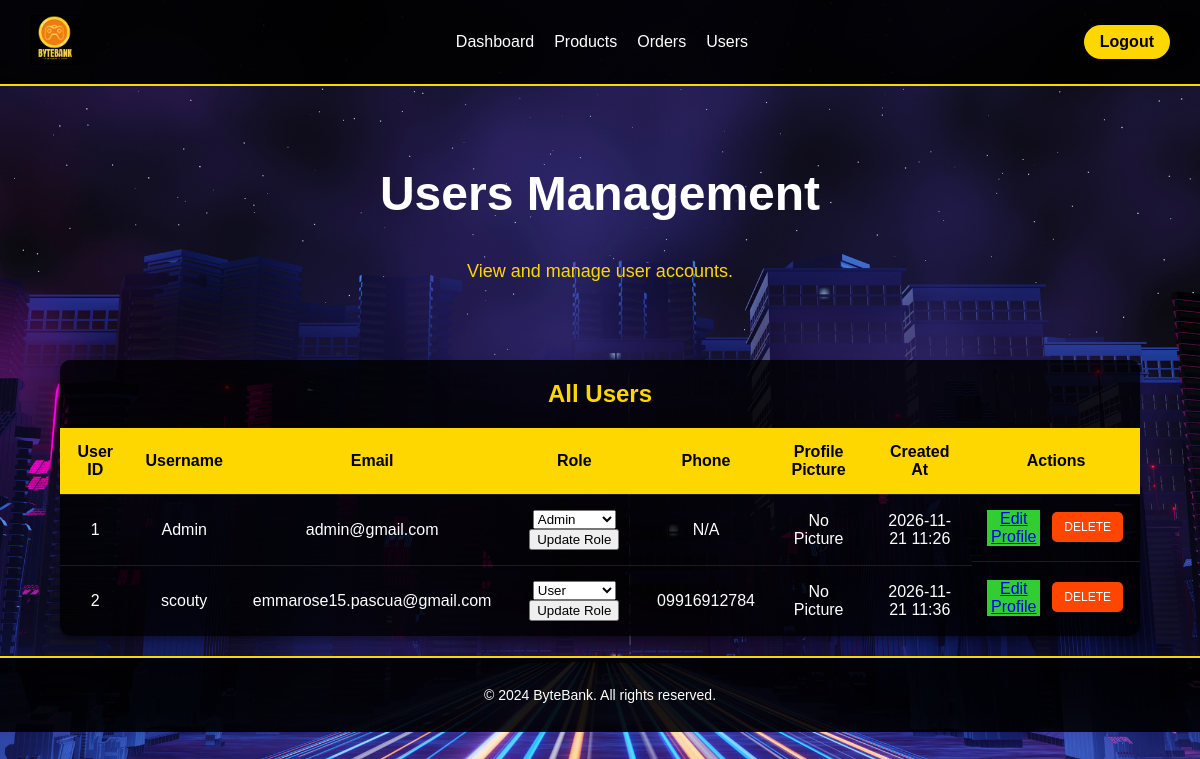
/users.php (signed in), run on the app's committed database.
### tables this page shows
CREATE TABLE `users` (
  `user_id` int(11) NOT NULL AUTO_INCREMENT,
  `username` varchar(50) NOT NULL,
  `email` varchar(100) NOT NULL,
  `password` varchar(255) NOT NULL,
  `phone` varchar(20) DEFAULT NULL,
  `profile_picture` varchar(255) DEFAULT NULL,
  `role` enum('user','admin') DEFAULT 'user',
  `created_at` datetime DEFAULT current_timestamp(),
  PRIMARY KEY (`user_id`),
  UNIQUE KEY `email` (`email`)
);

### users.php (the view, shortened to what this page needs)
<?php
include 'includes/config.php';
$users = $conn->query("SELECT user_id, username, email, role, phone, profile_picture, created_at FROM users");
?>
<!DOCTYPE html>
<html lang="en">
<head>
    <link rel="stylesheet" href="css/admin_dashboard.css">
</head>
<body>
<header>
    <div class="navbar">
        <a href="admin_dashboard.php">
            <img src="images/bytebank_logo.png" alt="ByteBank Logo" class="logo" style="width: 50px; height: 50px;">
        </a>
        <nav>
            <ul>
                <li><a href="admin_dashboard.php">Dashboard</a></li>
                <li><a href="products.php">Products</a></li>
                <li><a href="orders.php">Orders</a></li>
                <li><a href="users.php" class="active">Users</a></li>
            </ul>
        </nav>
        <a href="logout.php" class="logout-btn">Logout</a>
    </div>
</header>
<main>
    <section class="dashboard-intro">
        <h1>Users Management</h1>
        <p>View and manage user accounts.</p>
    </section>
    <section class="management-table">
        <h2>All Users</h2>
        <table>
            <thead>
                <tr>
                    <th>User ID</th>
                    <th>Username</th>
                    <th>Email</th>
                    <th>Role</th>
                    <th>Phone</th>
                    <th>Profile Picture</th>
                    <th>Created At</th>
                    <th>Actions</th>
                </tr>
            </thead>
            <tbody>
                <?php while ($row = $users->fetch_assoc()): ?>
                <tr>
                    <td><?php echo $row['user_id']; ?></td>
                    <td><?php echo htmlspecialchars($row['username']); ?></td>
                    <td><?php echo htmlspecialchars($row['email']); ?></td>
                    <td>
                        <form action="users.php" method="POST" style="display:inline;">
                            <select name="new_role" class="role-select">
                                <option value="user" <?php echo $row['role'] === 'user' ? 'selected' : ''; ?>>User</option>
                                <option value="admin" <?php echo $row['role'] === 'admin' ? 'selected' : ''; ?>>Admin</option>
                            </select>
                            <button type="submit" name="update_role" class="update-btn">Update Role</button>
                        </form>
                    </td>
                    <td><?php echo htmlspecialchars($row['phone'] ?: 'N/A'); ?></td>
                    <td>
                        <?php if ($row['profile_picture']): ?>
                            <img src="uploads/<?php echo $row['profile_picture']; ?>" alt="Profile" class="profile-pic">
                        <?php else: ?>
                            <span>No Picture</span>
                        <?php endif; ?>
                    </td>
                    <td><?php echo date('Y-m-d H:i', strtotime($row['created_at'])); ?></td>
                    <td class="table-actions">
                        <a href="profile.php?user_email=<?php echo urlencode($row['email']); ?>" class="edit-btn">Edit Profile</a>
                        <form action="users.php" method="POST" style="display:inline;">
                            <button type="submit" name="delete_user" class="delete-btn">Delete</button>
                        </form>
                    </td>
                </tr>
                <?php endwhile; ?>
            </tbody>
        </table>
    </section>
</main>
<footer>
    <p>&copy; 2024 ByteBank. All rights reserved.</p>
</footer>
</body>
</html>

### css/admin_dashboard.css (style rules this page uses)
body { font-family: Arial, sans-serif; background: url('../images/backdrop.png') no-repeat center center fixed; background-size: cover; color: #FFFFFF; margin: 0; padding: 0; }
header .navbar { display: flex; justify-content: space-between; align-items: center; padding: 15px 30px; background: rgba(0, 0, 0, 0.9); border-bottom: 2px solid #FFD700; }
header .navbar ul { list-style: none; display: flex; gap: 20px; }
header .navbar ul li a { text-decoration: none; color: #FFFFFF; font-size: 16px; transition: color 0.3s; }
header .logout-btn { background: #FFD700; color: #000; padding: 8px 16px; border-radius: 20px; text-decoration: none; font-weight: bold; transition: background-color 0.3s, color 0.3s; }
.dashboard-intro { text-align: center; padding: 40px 20px; }
.dashboard-intro h1 { font-size: 48px; color: #FFFFFF; }
.dashboard-intro p { font-size: 18px; color: #FFD700; margin-top: 10px; }
.management-table { margin: 40px auto; width: 90%; background: rgba(0, 0, 0, 0.8); border-radius: 10px; overflow: hidden; box-shadow: 0 4px 6px rgba(0, 0, 0, 0.3); }
.management-table h2 { font-size: 24px; color: #FFD700; margin-bottom: 20px; text-align: center; }
.management-table table { width: 100%; border-collapse: collapse; text-align: center; }
.management-table thead { background: #FFD700; color: #000; }
.management-table th, .management-table td { padding: 15px; border-bottom: 1px solid rgba(255, 255, 255, 0.1); color: #FFF; }
.management-table tbody tr:last-child td { border-bottom: none; }
.edit-btn { background: #32CD32; }
.delete-btn { background: #FF4500; }
footer { text-align: center; padding: 15px 0; background: rgba(0, 0, 0, 0.9); color: #FFFFFF; border-top: 2px solid #FFD700; font-size: 14px; }
.management-table { margin: 20px auto; width: 90%; background: rgba(0, 0, 0, 0.8); border-radius: 10px; overflow: hidden; box-shadow: 0 4px 6px rgba(0, 0, 0, 0.3); }
.management-table thead { background: #FFD700; color: #000; font-size: 16px; }
.table-actions { display: flex; justify-content: center; gap: 10px; }
.table-actions button { padding: 8px 12px; border: none; border-radius: 5px; cursor: pointer; font-size: 12px; color: #FFF; text-transform: uppercase; }
.table-actions .edit-btn { background: #32CD32; }
.table-actions .delete-btn { background: #FF4500; }
.management-table th, .management-table td { padding: 15px; border-bottom: 1px solid rgba(255, 255, 255, 0.1); color: #FFF; text-align: center; }
.management-table thead th { color: #000; background: #FFD700; font-weight: bold; }
.save-btn, .delete-btn { padding: 5px 10px; border: none; border-radius: 4px; cursor: pointer; font-size: 12px; margin: 2px; }
.delete-btn { background-color: #f44336; color: white; }

### data on the page
users: user_id "1", username "Admin", email "admin@gmail.com", new_role "Admin", phone "N/A", shows "No Picture", created_at "2026-11-21 11:26"
users: user_id "2", username "scouty", email "emmarose15.pascua@gmail.com", new_role "User", phone "09916912784", shows "No Picture", created_at "2026-11-21 11:36"
